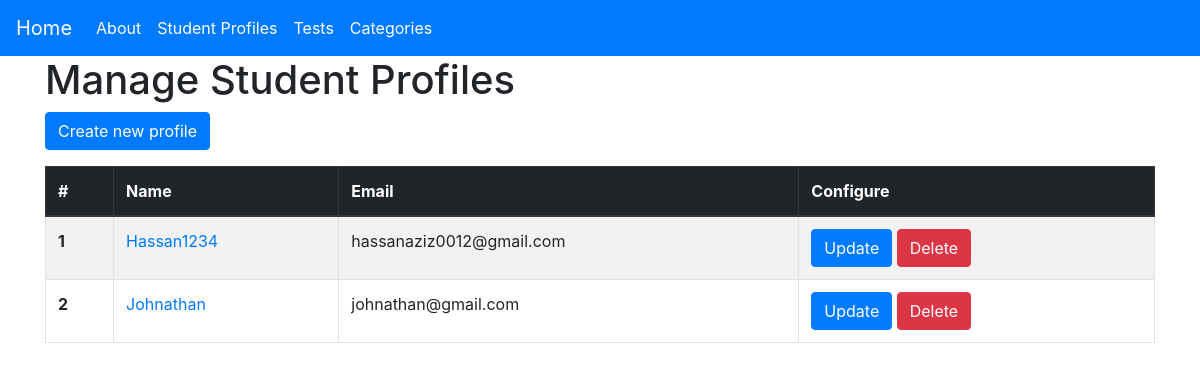
Screenshot of /manage-profile/ with the database file from the repository.
### main/models.py (models this page shows, shortened)
class StudentProfile(models.Model):
    username = models.CharField(max_length=100, blank=False)
    email = models.EmailField()
    avg_score = models.IntegerField(default=0)

### main/views.py (the view)
# urls.py: path('manage-profile/', views.manage_profile, name='manage-profile'),
def manage_profile(request):
    context = {
        'title': 'Create Student Profile',
        'profiles': StudentProfile.objects.all(),
    }
    return render(request, 'main/manage_profile.html', context=context)

### main/templates/main/manage_profile.html (shortened to what this page needs)
{% extends 'main/base.html' %}
{% block content %}
<h1>Manage Student Profiles</h1>
<a href="{% url 'create-profile' %}">
    <button class="btn btn-primary mb-3">
        Create new profile
    </button>
</a>
<table class="table table-striped table-bordered">
    <thead class="thead-dark">
        <tr>
            <th scope="col">#</th>
            <th scope="col">Name</th>
            <th scope="col">Email</th>
            <th scope="col">Configure</th>
        </tr>
    </thead>
    <tbody>
        {% for profile in profiles %}
            <tr>
                <th scope="row">{{forloop.counter}}</th>
                <td>
                    <a href="{% url 'profile' profile.username %}">{{profile.username}}</a>
                </td>
                <td>{{profile.email}}</td>
                <td>
                    <a href="{% url 'update-profile' profile.id %}">
                        <button class="btn btn-primary">
                            Update
                        </button>
                    </a>
                    <button type="button" class="btn btn-danger" data-toggle="modal" data-target="#deleteProfileModal{{forloop.counter}}">
                        Delete
                    </button>
                </td>
            </tr>
        {% endfor %}
    </tbody>
</table>
{% endblock content %}

### rows the page displays
StudentProfile: username "Hassan1234", email "hassanaziz0012@gmail.com"
StudentProfile: username "Johnathan", email "johnathan@gmail.com"
